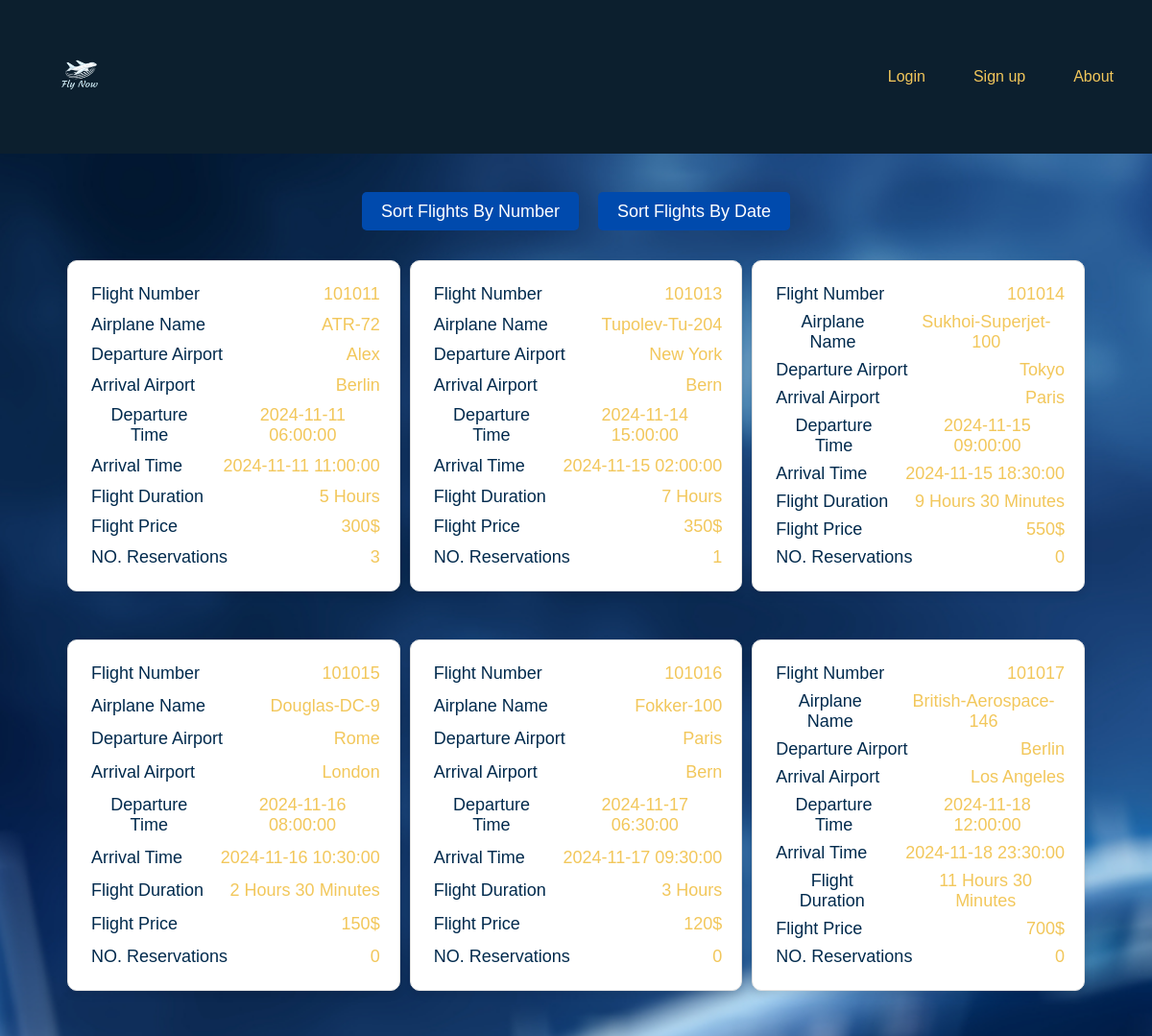
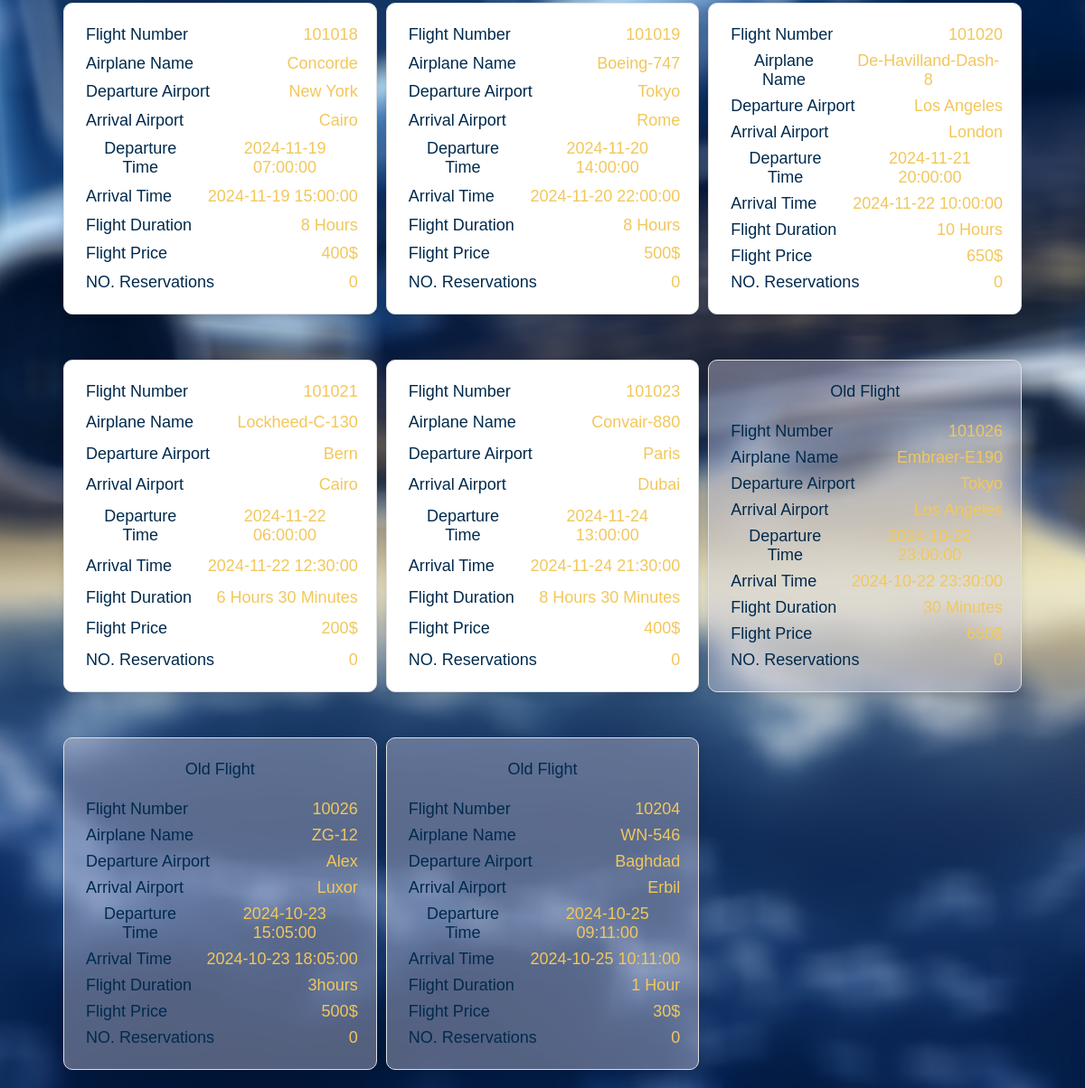
The page / (signed in) on the database its author committed (2 pictures, top to bottom).
### models/flight.py (models this page shows, shortened)
class Flight(db.Model):
    __tablename__ = 'flights'
    id = db.Column(db.Integer, primary_key=True)
    flight_number = db.Column(db.Integer, unique=True)
    airplane_name = db.Column(db.String)
    departure_airport = db.Column(db.String)
    arrival_airport = db.Column(db.String)
    departure_time = db.Column(db.DateTime)
    arrival_time = db.Column(db.DateTime)
    flight_duration = db.Column(db.String)
    flight_capacity = db.Column(db.Integer)
    flight_price = db.Column(db.Integer)
    @property
    def is_old_flight(self):
        return self.departure_time < datetime.now()
    def get_all_flights(user_type, type=None):
        try:
            flights = Flight.query.all()
            if user_type == 1:
                filtered_flights = [flight for flight in flights if not flight.is_old_flight and flight.flight_capacity < 853]
            elif user_type == 2:
                filtered_flights = flights
            else:
                filtered_flights = [flight for flight in flights if not flight.is_old_flight and flight.flight_capacity < 853]
            if type=='1':
                filtered_flights = sorted(filtered_flights, key=lambda flight: flight.flight_number)
            elif type=='2':
                filtered_flights = sorted(filtered_flights, key=lambda flight: flight.departure_time)
            return filtered_flights
        except Exception as e:
            return None

### app.py (the view)
@app.route("/")
def homepage():
    with app.app_context():
        db.create_all()
        if session:
            user_type = session['user_type']
        else:
            user_type = '1'
        all_flights = Flight.get_all_flights(user_type)
        return render_template('home.html', flights=all_flights, search=False)

### templates/Home.html (shortened to what this page needs)
<!DOCTYPE html>
<html lang="en">
  <head>
    <link rel="stylesheet" href="static/styles.css" />
    <link rel="stylesheet" href="static/navbarstyles.css" />
    <link rel="stylesheet" href="https://cdnjs.cloudflare.com/ajax/libs/font-awesome/6.0.0-beta3/css/all.min.css">
  </head>
  <body>
    <div id="nav-bar">
      <img src="static/logo.png" width="120px" alt="fly now" />
      <div>
        <a id="login-tag" class="visible-tag nav-a" href="login">Login</a>
        <a id="signup-tag" class="visible-tag nav-a" href="signup">Sign up</a>
        <a id="about-tag" class=" nav-a" href="about">About</a>
      </div>
    </div>
    <header>
      <h1 id='home-header'>Travel, Discover the world !</h1>
      <form action="/search" method="get">
        <button type="submit" class="search-button">
        </button>
      </form>
    </header>
    <div id='sort-div'>
      <div class="Sort-button">
        <a href="sort?type=1">Sort Flights By Number</a>
      </div>
      <div class="Sort-button">
        <a href="sort?type=2">Sort Flights By Date</a>
      </div>
    </div>
      {% if flights %}
      <div id='content'>
        {% for flight in flights %}
          <div class="flight-card {% if flight.is_old_flight %}old-flight{% endif %}">
            {% if flight.is_old_flight %}
              <div style="align-self:center; padding-bottom: 15px;">
                <p>Old Flight</p>
              </div>
            {% endif %}
            <div class="flight-card-content">
              <p>Flight Number</p>
              <span class="flight-number">{{ flight.flight_number }}</span>
            </div>
            <div class="flight-card-content">
              <p>Airplane Name</p>
              <span>{{ flight.airplane_name }}</span>
            </div>
            <div class="flight-card-content">
              <p>Departure Airport</p>
              <span>{{ flight.departure_airport }}</span>
            </div>
            <div class="flight-card-content">
              <p>Arrival Airport</p>
              <span>{{ flight.arrival_airport }}</span>
            </div>
            <div class="flight-card-content">
              <p>Departure Time</p>
              <span>{{ flight.departure_time }}</span>
            </div>
            <div class="flight-card-content">
              <p>Arrival Time</p>
              <span>{{ flight.arrival_time }}</span>
            </div>
            <div class="flight-card-content">
              <p>Flight Duration</p>
              <span>{{ flight.flight_duration }}</span>
            </div>
            <div class="flight-card-content">
              <p>Flight Price</p>
              <span>{{ flight.flight_price }}$</span>
            </div>
            <div class="flight-card-content">
              <p>NO. Reservations</p>
              <span>{{ flight.flight_capacity }}</span>
            </div>
          </div>
        {% endfor %}
      </div>
      {% endif %}
  </body>
</html>

### static/styles.css (style rules this page uses)
html { height: 100%; }
body { font-family: Arial, Helvetica, sans-serif; padding: 0; margin: 0; overflow-x: hidden; width: 100%; background: url("4.jpg") no-repeat center center fixed; background-size: cover; font-family: sans-serif; height: 100%; }
* { box-sizing: border-box; }
#home-header { text-align: left; margin-left: 30px; }
#content { padding-right: 50px; padding-left: 50px; margin: 20px; display: grid; grid-template-columns: repeat(3, 1fr); gap: 10px; }
p { font-size: 18px; color: #000; }
span { color: #f2c75b; font-size: 18px; text-transform: capitalize; }
.flight-card { background-color: white; border-radius: 10px; box-shadow: 0 4px 8px rgba(0, 0, 0, 0.1); padding: 20px; margin: 20px auto; max-width: 400px; border: 1px solid #e0e0e0; text-align: center; display: flex; flex-direction: column; justify-content: space-between; }
.flight-card.old-flight { background-color: #d0cce066; color: white; }
.flight-card p { color: #002a4d; padding: 2px; margin: 2px; }
h1 { text-align: center; color: white; }
.flight-card .flight-card-content { display: flex; flex-direction: row; justify-content: space-between; align-items: center; gap: 15px; }
.visible-tag { display: inline; }
button { background-color: #fff; color: #002a4d; width: 40px; padding: 7px; display: flex; align-items: center; justify-content: center; border: 0; outline: none; cursor: pointer; }
header { display: flex; flex-direction: row; justify-content: space-between; margin-top: 100px; padding-right: 50px; padding-left: 50px; }
header form { display: flex; flex-direction: row; align-items: center; justify-content: space-between; }
#sort-div { display: flex; justify-content: center; gap: 20px; align-items: center; }
.Sort-button { display: block; text-align: center; margin-top: 30px; }
.Sort-button a { background-color: #004aad; color: white; padding: 10px 20px; text-decoration: none; border-radius: 5px; font-size: 18px; }

### static/navbarstyles.css (style rules this page uses)
#nav-bar { background-color: #0C1F2E; width: 100%; margin: 0; top: 0; left: 0; height: 7%; position: fixed; display: flex; align-items: center; justify-content: space-between; padding-left: 20px; z-index: 10; }
#nav-bar div { display: flex; align-items: center; justify-content: space-between; white-space: nowrap; }
.nav-a { color: #f2c75b; margin-right: 30px; text-decoration: none; padding: 10px; }

### rows shown on the page
Flight: flight_number "101011", airplane_name "ATR-72", departure_airport "Alex", arrival_airport "Berlin", departure_time "2024-11-11 06:00:00", arrival_time "2024-11-11 11:00:00", flight_duration "5 Hours", flight_price "300", flight_capacity "3"
Flight: flight_number "101013", airplane_name "Tupolev-Tu-204", departure_airport "New York", arrival_airport "Bern", departure_time "2024-11-14 15:00:00", arrival_time "2024-11-15 02:00:00", flight_duration "7 Hours", flight_price "350", flight_capacity "1"
Flight: flight_number "101014", airplane_name "Sukhoi-Superjet-100", departure_airport "Tokyo", arrival_airport "Paris", departure_time "2024-11-15 09:00:00", arrival_time "2024-11-15 18:30:00", flight_duration "9 Hours 30 Minutes", flight_price "550", flight_capacity "0"
Flight: flight_number "101015", airplane_name "Douglas-DC-9", departure_airport "Rome", arrival_airport "London", departure_time "2024-11-16 08:00:00", arrival_time "2024-11-16 10:30:00", flight_duration "2 Hours 30 Minutes", flight_price "150", flight_capacity "0"
Flight: flight_number "101016", airplane_name "Fokker-100", departure_airport "Paris", arrival_airport "Bern", departure_time "2024-11-17 06:30:00", arrival_time "2024-11-17 09:30:00", flight_duration "3 Hours", flight_price "120", flight_capacity "0"
Flight: flight_number "101017", airplane_name "British-Aerospace-146", departure_airport "Berlin", arrival_airport "Los Angeles", departure_time "2024-11-18 12:00:00", arrival_time "2024-11-18 23:30:00", flight_duration "11 Hours 30 Minutes", flight_price "700", flight_capacity "0"
Flight: flight_number "101018", airplane_name "Concorde", departure_airport "New York", arrival_airport "Cairo", departure_time "2024-11-19 07:00:00", arrival_time "2024-11-19 15:00:00", flight_duration "8 Hours", flight_price "400", flight_capacity "0"
Flight: flight_number "101019", airplane_name "Boeing-747", departure_airport "Tokyo", arrival_airport "Rome", departure_time "2024-11-20 14:00:00", arrival_time "2024-11-20 22:00:00", flight_duration "8 Hours", flight_price "500", flight_capacity "0"
Flight: flight_number "101020", airplane_name "De-Havilland-Dash-8", departure_airport "Los Angeles", arrival_airport "London", departure_time "2024-11-21 20:00:00", arrival_time "2024-11-22 10:00:00", flight_duration "10 Hours", flight_price "650", flight_capacity "0"
Flight: flight_number "101021", airplane_name "Lockheed-C-130", departure_airport "Bern", arrival_airport "Cairo", departure_time "2024-11-22 06:00:00", arrival_time "2024-11-22 12:30:00", flight_duration "6 Hours 30 Minutes", flight_price "200", flight_capacity "0"
Flight: flight_number "101023", airplane_name "Convair-880", departure_airport "Paris", arrival_airport "Dubai", departure_time "2024-11-24 13:00:00", arrival_time "2024-11-24 21:30:00", flight_duration "8 Hours 30 Minutes", flight_price "400", flight_capacity "0"
Flight: shows "Old Flight", flight_number "101026", airplane_name "Embraer-E190", departure_airport "Tokyo", arrival_time "2024-10-22 23:30:00", flight_price "650", flight_capacity "0"
Flight: shows "Old Flight", flight_number "10026", airplane_name "ZG-12", departure_airport "Alex", arrival_airport "Luxor", departure_time "2024-10-23 15:05:00", arrival_time "2024-10-23 18:05:00", flight_duration "3hours", flight_price "500", flight_capacity "0"
Flight: shows "Old Flight", flight_number "10204", airplane_name "WN-546", departure_airport "Baghdad", arrival_airport "Erbil", departure_time "2024-10-25 09:11:00", arrival_time "2024-10-25 10:11:00", flight_duration "1 Hour", flight_price "30", flight_capacity "0"
